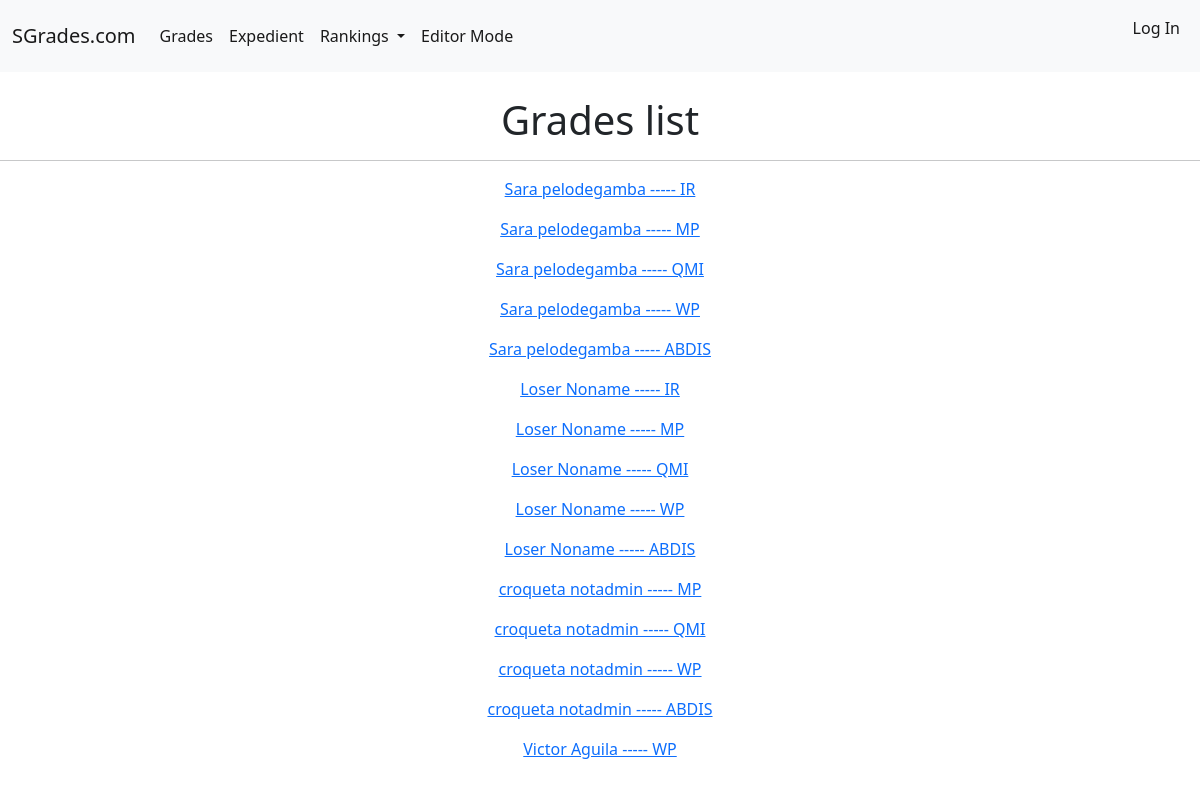
The page /editormode/grades_list/ on the database its author committed.
### SGrades/models.py (models this page shows, shortened)
class Grade(models.Model):
    Student = models.ForeignKey(Student, on_delete=models.CASCADE)
    Subject_Grades = models.ForeignKey(Subject, on_delete=models.CASCADE)
    Mean = models.FloatField(editable=False, default=0)
    class Meta:
        unique_together = (('Student', 'Subject_Grades'),)
    def __str__(self):
        return f'{self.Student} ----- {self.Subject_Grades}'

class Student(models.Model):
    COURSES = (
        ('3', 'Tercer curso'),
    )
    Student_Nif = models.CharField(primary_key=True, max_length=10)
    Name = models.CharField(max_length=20)
    Surname = models.CharField(max_length=50)
    Expedient = models.FloatField(blank=True, default=0, editable=False)
    Ranking = models.IntegerField(editable=False, default=0)
    Course = models.CharField(choices=COURSES, max_length=1)
    def __str__(self):
        return f'{self.Name} {self.Surname}'

class Subject(models.Model):
    NAMES = (
        ('IR', 'Ingenirería de Requisitos'),
        ('MP', 'Modelos de Proceso'),
        ('QMI', 'Gestión y mejora de la calidad'),
        ('WP', 'Proyecto Web'),
        ('ABDIS', 'Ampliación de bases de datos e Ingeniería del Software'),
    )
    COURSES = (
        ('3', 'Tercer curso'),
    )
    Subject_Name = models.CharField(primary_key=True, choices=NAMES, max_length=5)
    Course = models.CharField(choices=COURSES, max_length=1)
    Best_Student = models.ForeignKey(Student, on_delete=models.CASCADE, editable=False)
    def __str__(self):
        return f'{self.Subject_Name}'

### SGrades/views.py (the view)
# urls.py: path('editormode/grades_list/', GradesListView, name='grades_list'),
def GradesListView(request):
    return render(request, 'grades_list.html', {'Grades_list': Grade.objects.all()})

### templates/grades_list.html (shortened to what this page needs)
{% extends 'base.html' %}
{% block content %}
        <h1 style="text-align:center">
            Grades list
        </h1>
    <hr>
    {% for grades in Grades_list %}
        <p style="text-align:center">
            <a href="{% url 'grade_detail' grades.pk %}">
                {{grades}}
            </a>
        </p>
    {% endfor %}
{% endblock %}

### rows shown on the page
Grade: Student+Subject_Grades "Sara pelodegamba ----- IR"
Grade: Student+Subject_Grades "Sara pelodegamba ----- MP"
Grade: Student+Subject_Grades "Sara pelodegamba ----- QMI"
Grade: Student+Subject_Grades "Sara pelodegamba ----- WP"
Grade: Student+Subject_Grades "Sara pelodegamba ----- ABDIS"
Grade: Student+Subject_Grades "Loser Noname ----- IR"
Grade: Student+Subject_Grades "Loser Noname ----- MP"
Grade: Student+Subject_Grades "Loser Noname ----- QMI"
Grade: Student+Subject_Grades "Loser Noname ----- WP"
Grade: Student+Subject_Grades "Loser Noname ----- ABDIS"
Grade: Student+Subject_Grades "croqueta notadmin ----- MP"
Grade: Student+Subject_Grades "croqueta notadmin ----- QMI"
Grade: Student+Subject_Grades "croqueta notadmin ----- WP"
Grade: Student+Subject_Grades "croqueta notadmin ----- ABDIS"
Grade: Student+Subject_Grades "Victor Aguila ----- WP"
